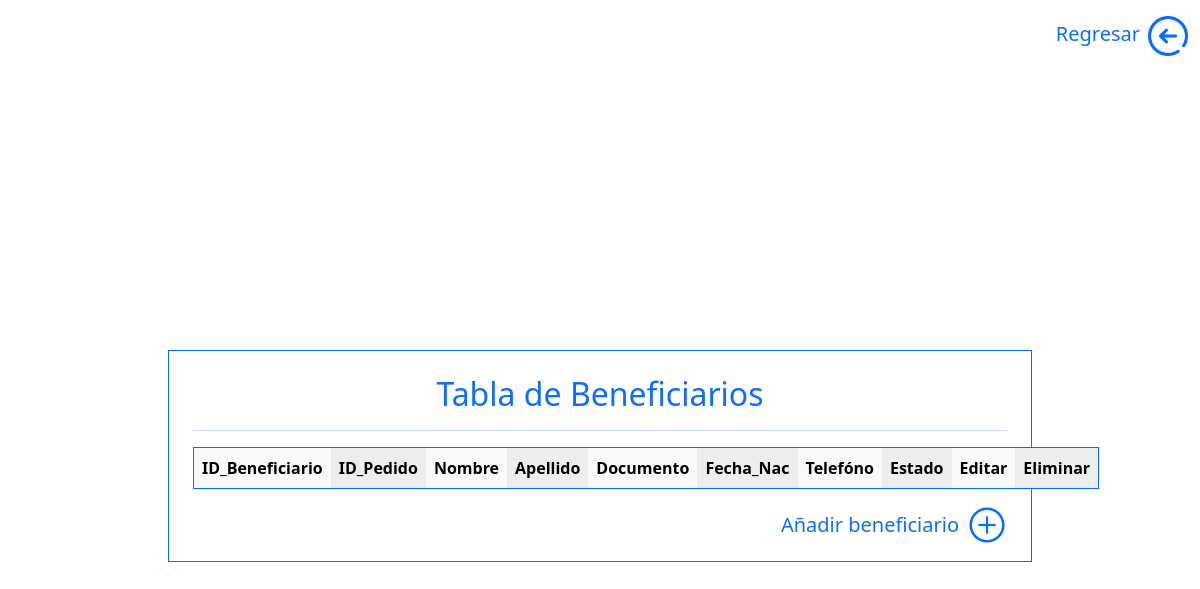
The app's page /Controller/Pedidos/Beneficiarios/listarBeneficiarios.php, older data.
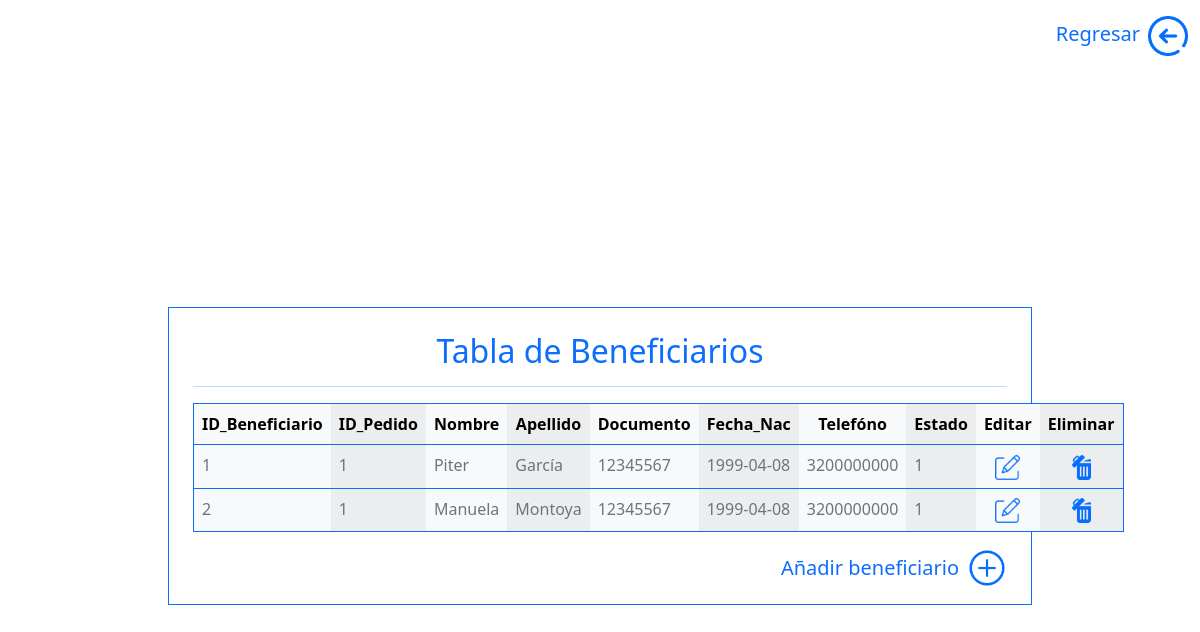
The same page, newer data.
### tables this page shows
CREATE TABLE `beneficiarios` (
  `id_beneficiario` int(11) NOT NULL AUTO_INCREMENT,
  `id_pedido` int(11) NOT NULL,
  `nombre` varchar(50) NOT NULL,
  `apellido` varchar(50) NOT NULL,
  `documento` varchar(20) NOT NULL,
  `fecha_nacimiento` date NOT NULL,
  `telefono` varchar(12) NOT NULL,
  `estado` int(11) NOT NULL,
  PRIMARY KEY (`id_beneficiario`),
  KEY `id_pedido` (`id_pedido`),
  CONSTRAINT `beneficiarios_ibfk_1` FOREIGN KEY (`id_pedido`) REFERENCES `pedidos` (`id_pedido`)
);

### Controller/Pedidos/Beneficiarios/listarBeneficiarios.php (the view, shortened to what this page needs)
<?php
$bd = new Database();
$connection = $bd->connect();
$consulta = $connection->query("SELECT * FROM beneficiarios ORDER BY id_pedido ASC");
$consulta->execute();
$beneficiarios = $consulta->fetchAll(PDO::FETCH_ASSOC);
?>
<!DOCTYPE html>
<html lang="en">
<head>
    <link rel="stylesheet" href="../../../Views/Assets/Bootstrap/css/bootstrap.min.css">
</head>
<body>
    <div class="container-fluid">
        <div class="d-flex align-items-center justify-content-end pt-3">
            <div class="text-primary me-2">
                <h5 class="mb-1">Regresar</h5>
            </div>
            <a href="../../../Views/moduloPedidos.php"><img src="../../../Views/Assets/img/regresar.png" width="40px" alt="regresar"></a>
        </div>
        <div class="container-fluid vh-100 d-flex justify-content-center align-items-center">
            <div class="container w-75 px-4 pt-4 pb-3 border border-primary">
                <div class="text-center text-primary">
                    <h2>Tabla de Beneficiarios</h2>
                    <hr>
                </div>
                <table class="table table-light table-striped-columns border border-primary">
                    <tr class="text-center">
                        <th>ID_Beneficiario</th>
                        <th>ID_Pedido</th>
                        <th>Nombre</th>
                        <th>Apellido</th>
                        <th>Documento</th>
                        <th>Fecha_Nac</th>
                        <th>Telefóno</th>
                        <th>Estado</th>
                        <th>Editar</th>
                        <th>Eliminar</th>
                    </tr>
                    <?php foreach ($beneficiarios as $row) { ?>
                        <tr>
                            <td class="text-muted"><?php echo ($row['id_beneficiario']) ?></td>
                            <td class="text-muted"><?php echo ($row['id_pedido']) ?></td>
                            <td class="text-muted"><?php echo ($row['nombre']) ?></td>
                            <td class="text-muted"><?php echo ($row['apellido']) ?></td>
                            <td class="text-muted"><?php echo ($row['documento']) ?></td>
                            <td class="text-muted"><?php echo ($row['fecha_nacimiento']) ?></td>
                            <td class="text-muted"><?php echo ($row['telefono']) ?></td>
                            <td class="text-muted"><?php echo ($row['estado']) ?></td>
                            <td class="text-center"><a type="button" class="editbtn" data-bs-toggle="modal" data-bs-target="#editarBeneficiario"><img src="../../../Views/Assets/img/editar.png" width="25px" alt="editar"></a></td>
                            <td class="text-center"><a href="eliminarBeneficiario.php?id=<?php echo ($row['id_beneficiario']) ?>"><img src="../../../Views/Assets/img/eliminar.png" width="25px" alt="eliminar"></a></td>
                        </tr>
                    <?php } ?>
                </table>
                <div class="d-flex align-items-center justify-content-end">
                    <div class="text-primary me-2">
                        <h5 class="mb-0">Añadir beneficiario</h5>
                    </div>
                    <a type="button" data-bs-toggle="modal" data-bs-target="#agregarBeneficiario"><img src="../../../Views/Assets/img/agregar.png" width="40px" alt="agregar"></a>
                </div>
            </div>
        </div>
    </div>
</body>
</html>

Row changes from the older to the newer data that the page shows:
added beneficiarios: id_beneficiario "1", id_pedido "1", nombre "Piter", apellido "García", documento "12345567", fecha_nacimiento "1999-04-08", telefono "3200000000", estado "1"
added beneficiarios: id_beneficiario "2", id_pedido "1", nombre "Manuela", apellido "Montoya", documento "12345567", fecha_nacimiento "1999-04-08", telefono "3200000000", estado "1"
